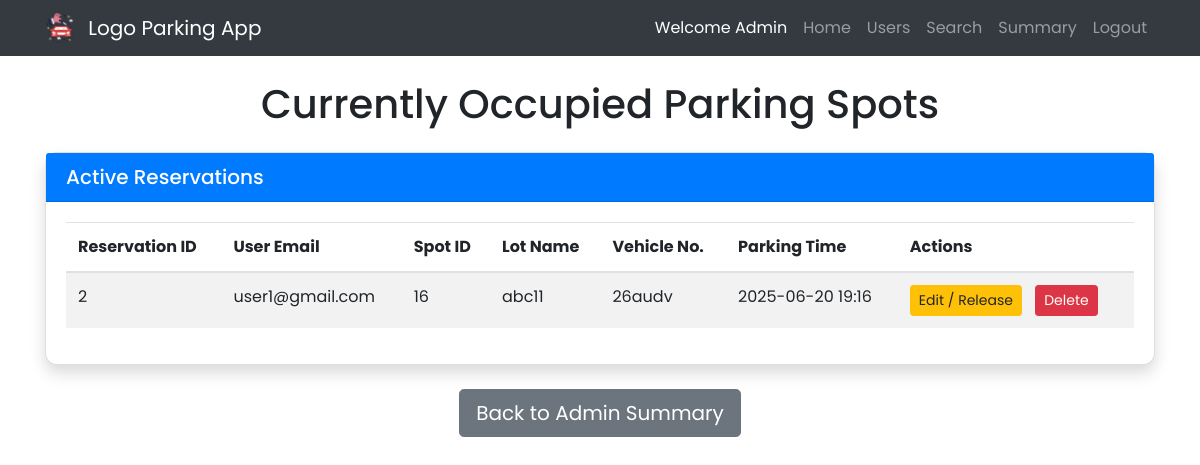
Page /admin/occupied_spots (signed in) on the committed database.
### models.py (models this page shows, shortened)
class Reservation(db.Model):
    id = db.Column(db.Integer, primary_key=True)
    spot_id = db.Column(db.Integer, db.ForeignKey('parking_spot.id'), nullable=False)
    user_id = db.Column(db.Integer, db.ForeignKey('user.id'), nullable=False)
    vehicle_no = db.Column(db.String(20), nullable=True) # Vehicle number for the reservation
    parking_cost = db.Column(db.Float, nullable=False)
    hours = db.Column(db.Float, nullable=False) # Duration of parking in hours
    parking_timestamp = db.Column(db.DateTime, default=datetime.utcnow, nullable=False)
    leaving_timestamp = db.Column(db.DateTime, nullable=True) # Null if spot is still occupied

class User(db.Model, UserMixin):
    id = db.Column(db.Integer, primary_key=True)
    email = db.Column(db.String(120), unique=True, nullable=False)
    password = db.Column(db.String(128), nullable=False)
    is_admin = db.Column(db.Boolean, default=False)
    is_blocked = db.Column(db.Boolean, default=False)
    reservations = db.relationship('Reservation', backref='user', lazy=True)

class ParkingLot(db.Model):
    id = db.Column(db.Integer, primary_key=True)
    prime_location_name = db.Column(db.String(100), nullable=False)
    price = db.Column(db.Float, nullable=False) # Price per hour
    address = db.Column(db.String(200), nullable=False)
    pin_code = db.Column(db.String(10), unique=True, nullable=False) # Unique Pin Code
    maximum_number_of_spots = db.Column(db.Integer, nullable=False)
    spots = db.relationship('ParkingSpot', backref='lot', lazy=True, cascade="all, delete-orphan")

### app.py (the view)
@app.route('/admin/occupied_spots')
@login_required
def admin_occupied_spots():
    if not current_user.is_admin:
        flash('Unauthorized access', 'danger')
        return redirect(url_for('dashboard'))
    occupied_reservations = Reservation.query.filter_by(leaving_timestamp=None).all()
    occupied_reservations.sort(key=lambda r: r.parking_timestamp or datetime.min, reverse=True)
    logging.info(f"Admin {current_user.email} accessed occupied spots page.")
    return render_template('admin/occupied_spots.html', occupied_reservations=occupied_reservations)

### app.py (called while the page is built)
@login_manager.user_loader
def load_user(user_id):
    try:
        return db.session.get(User, int(user_id))
    except Exception as e:
        logging.error(f"Error loading user {user_id}: {e}")
        return None

### templates/admin/occupied_spots.html (shortened to what this page needs)
{% extends "base.html" %}
{% block content %}
<h1 class="text-center mb-4">Currently Occupied Parking Spots</h1>
<div class="card shadow mb-4">
    <div class="card-header bg-primary text-white">
        <h5 class="mb-0">Active Reservations</h5>
    </div>
    <div class="card-body">
        {% if occupied_reservations %}
        <div class="table-responsive">
            <table class="table table-hover table-striped">
                <thead>
                    <tr>
                        <th>Reservation ID</th>
                        <th>User Email</th>
                        <th>Spot ID</th>
                        <th>Lot Name</th>
                        <th>Vehicle No.</th>
                        <th>Parking Time</th>
                        <th>Actions</th>
                    </tr>
                </thead>
                <tbody>
                    {% for reservation in occupied_reservations %}
                    <tr>
                        <td>{{ reservation.id }}</td>
                        <td>{{ reservation.user.email if reservation.user else 'N/A' }}</td>
                        <td>{{ reservation.spot_id }}</td>
                        <td>{{ reservation.spot.lot.prime_location_name if reservation.spot and reservation.spot.lot else 'N/A' }}</td>
                        <td>{{ reservation.vehicle_no if reservation.vehicle_no else 'N/A' }}</td>
                        <td>{{ reservation.parking_timestamp.strftime('%Y-%m-%d %H:%M') if reservation.parking_timestamp else 'N/A' }}</td>
                        <td>
                            <a href="{{ url_for('edit_reservation', reservation_id=reservation.id) }}" class="btn btn-warning btn-sm">Edit / Release</a>
                            <form action="{{ url_for('delete_reservation', reservation_id=reservation.id) }}" method="POST" style="display:inline;" class="ml-1">
                                <button type="submit" class="btn btn-danger btn-sm" data-confirm="Are you sure you want to delete this reservation? This cannot be undone.">Delete</button>
                            </form>
                        </td>
                    </tr>
                    {% endfor %}
                </tbody>
            </table>
        </div>
        {% else %}
            <p class="text-center text-muted">No spots are currently occupied.</p>
        {% endif %}
    </div>
</div>
<div class="text-center mt-4">
    <a href="{{ url_for('admin_summary') }}" class="btn btn-secondary btn-lg">Back to Admin Summary</a>
</div>
{% endblock %}

### static/css/styles.css (style rules this page uses)
body { font-family: 'Poppins', sans-serif; }
.card { border-radius: 12px; box-shadow: 0 4px 8px rgba(0,0,0,0.1); transition: transform 0.2s; }
.card-header { border-radius: 12px 12px 0 0; }
.btn { transition: transform 0.2s; }
.btn-sm { margin-right: 5px; }

### rows in the picture
Reservation: id "2", user "user1@gmail.com", spot_id "16", spot.lot "abc11", vehicle_no "26audv", parking_timestamp "2025-06-20 19:16"
